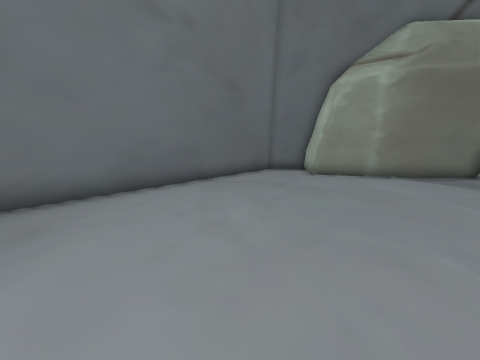
View 1 (above)

12 first-person views from a walk through a 3-D level made in the Unity game engine. The camera is 1.4 m above the floor, tilts 8° down and sees 90° across. The floor is counted in squares, 1 m on a side. Each view is taken from the middle of a square. On the plan, view 1 faces up. The plan holds only what a view shows up to about 13 squares ahead; the rest is blank. The place goes on beyond the plan.

View 2
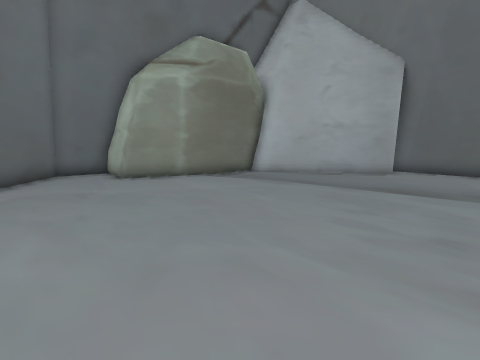

View 3
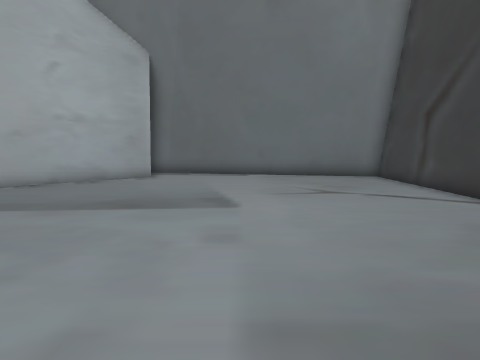

View 4
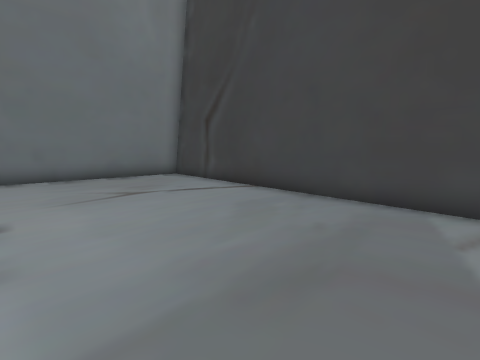

View 5
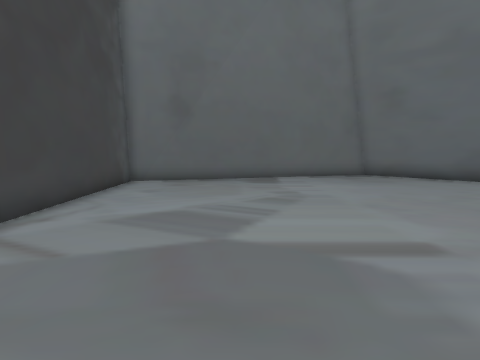

View 6
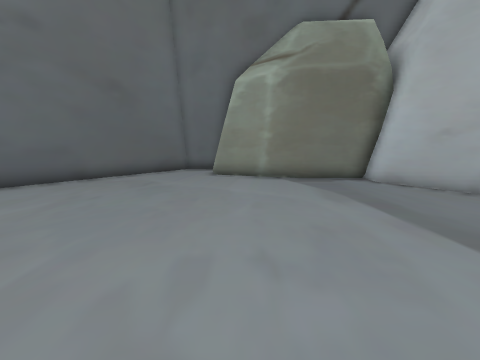

View 7
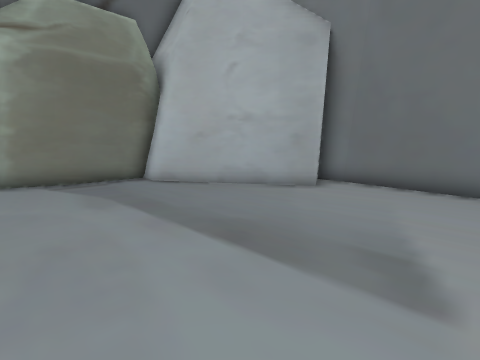

View 8
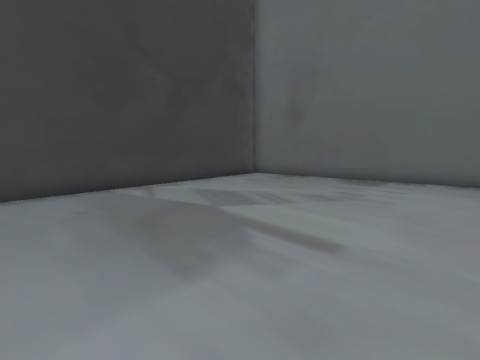

View 9
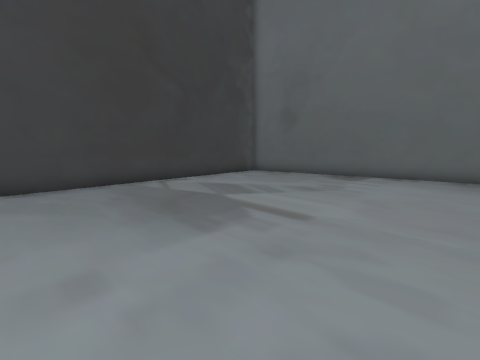

View 10
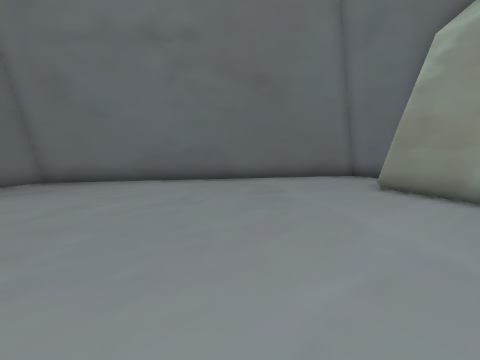

View 11
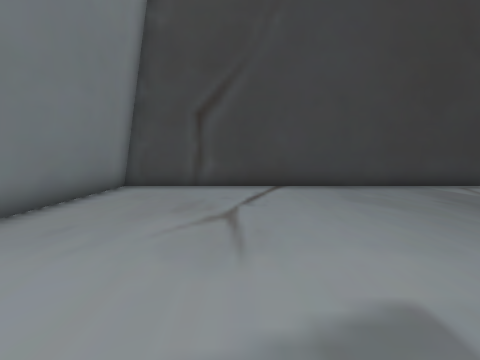

View 12
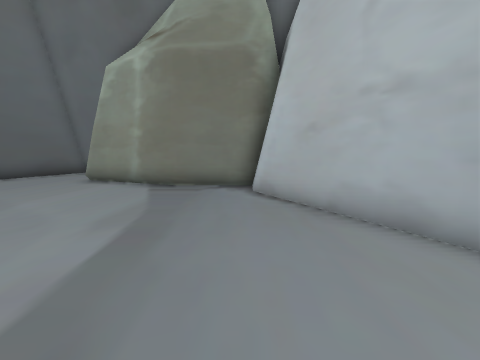

### Floor plan
Points are (right, up) in squares from view 1. A wall is a line through its corners. A room is listed if a view was taken in it or the views show most of it. See-through windows are left out.
Room 1 (views 1, 2, 3, 4, 5, 6, 7, 8, 9, 10, 11, 12)
walls: (13.8, 4.5) (10.6, 9.5) (10.7, 10.5); (4, 11.7) (4, 14.3) (1.6, 14.5); (-4.4, 5.5) (-5.8, 4) (-3.6, -6.4) (14.1, -6.4); (10.9, 10.5) (7.7, 10.4) (3.7, 11.9); (15.3, 4.7) (14, 4.1) (13.1, 5.8); (4.1, 14.1) (1.7, 14.3); (13.9, -6.5) (15.4, 3.8); (1.8, 14.5) (-4.9, 4.9)
low walls: (3.7, 11.9) (3.7, 12.7); (1.6, 14.5) (-5.3, 4.7)

Where each view was taken, in squares from view 1:
view 1: 0 up, 0 right, facing up
view 2: 1 up, 0 right, facing up-right
view 3: 0 up, 3 right, facing right
view 4: 0 up, 3 right, facing down-right
view 5: 2 down, 6 right, facing left
view 6: 0 up, 5 right, facing up
view 7: 0 up, 6 right, facing up-right
view 8: 2 up, 6 right, facing down-left
view 9: 3 up, 7 right, facing down-left
view 10: 3 up, 6 right, facing up-left
view 11: 2 up, 10 right, facing down
view 12: 2 up, 10 right, facing up
